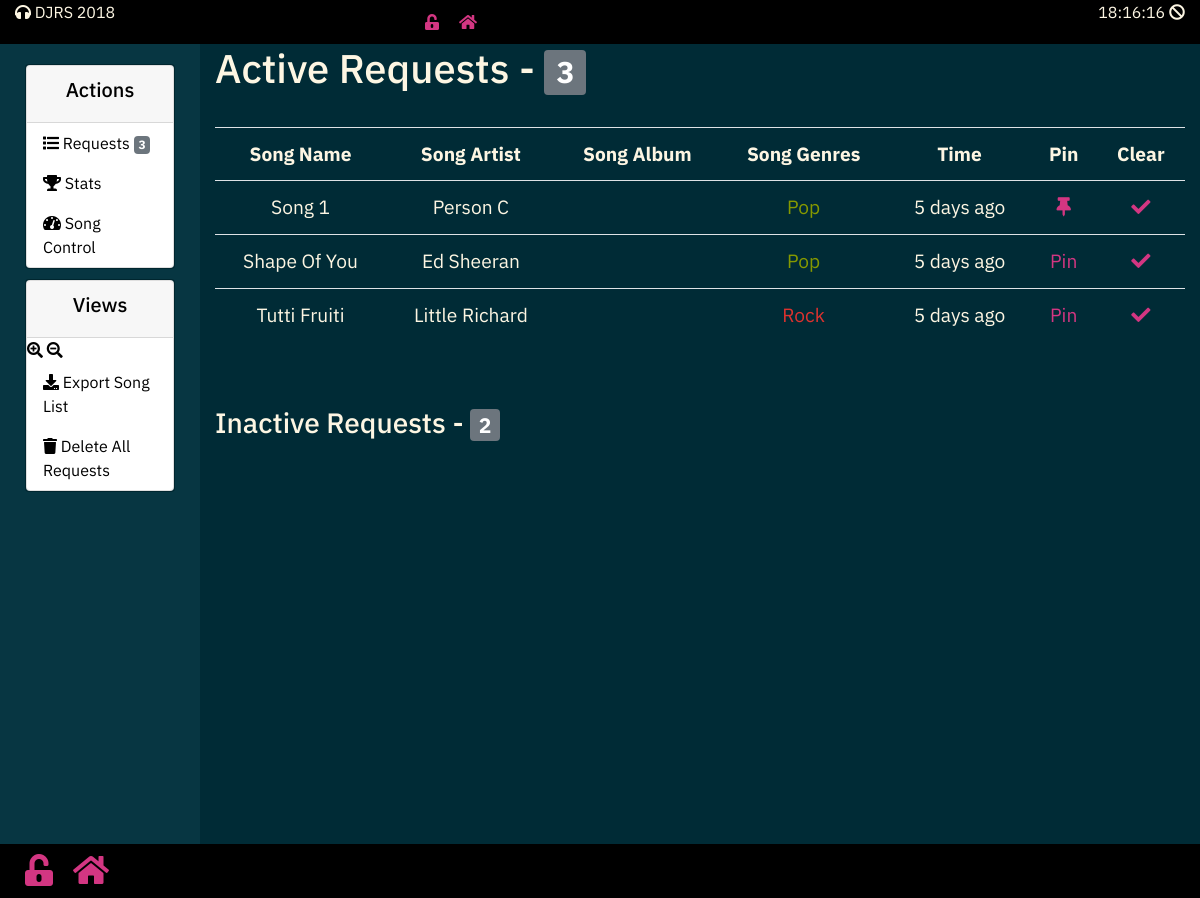
Page /admin/index.php on the earlier database version.
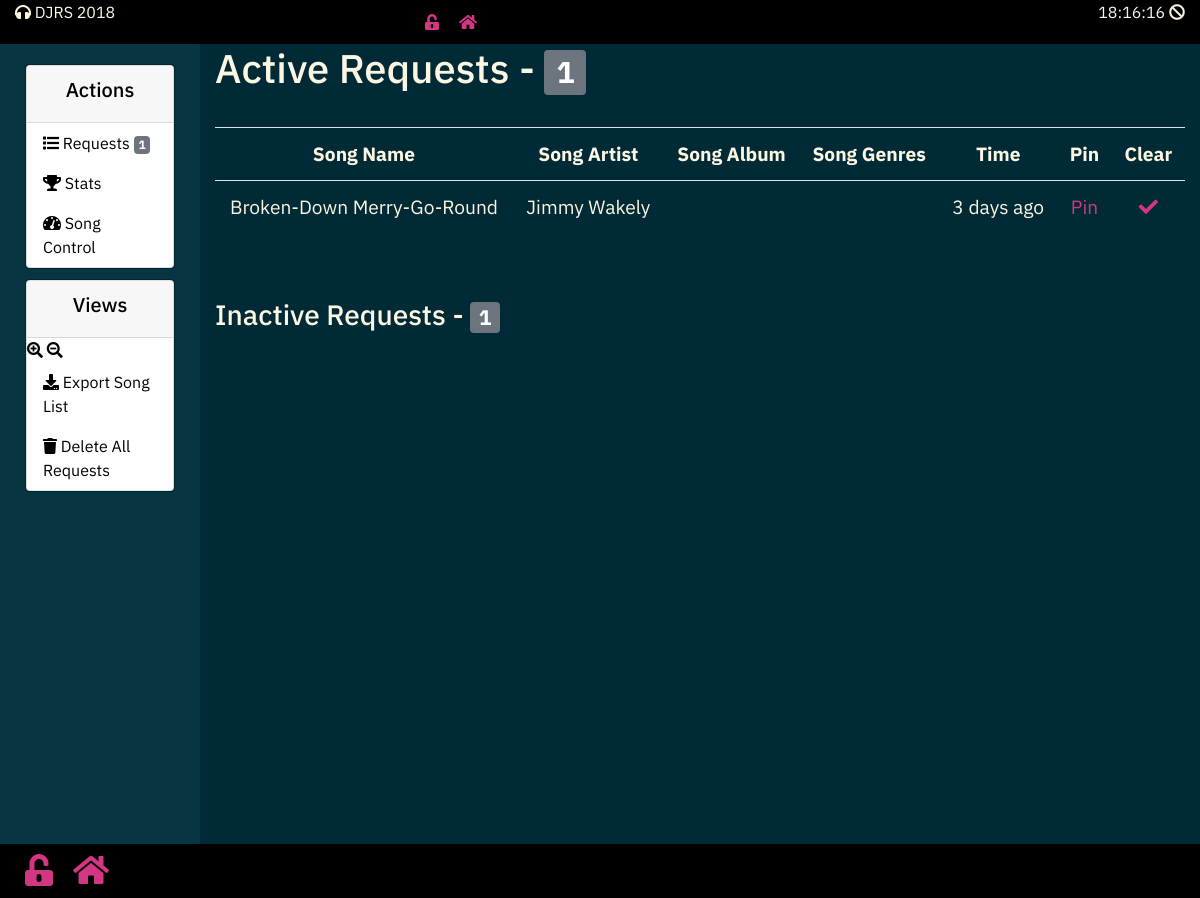
Same page on the later database version.
### tables this page shows
CREATE TABLE IF NOT EXISTS `requests` (
  `request_id` int(11) NOT NULL AUTO_INCREMENT COMMENT 'Request ID',
  `request_s_name` varchar(50) DEFAULT NULL COMMENT 'Song Name',
  `request_s_artist` varchar(50) NOT NULL COMMENT 'Song Artist',
  `request_s_album` varchar(50) DEFAULT NULL COMMENT 'Song Album',
  `request_s_genre` varchar(15) NOT NULL COMMENT 'Song Genre',
  `request_active` tinyint(1) NOT NULL DEFAULT '1' COMMENT 'Active Request',
  `request_pinned` tinyint(1) NOT NULL DEFAULT '0' COMMENT 'Is the request Pinned?',
  `request_time` timestamp NOT NULL DEFAULT CURRENT_TIMESTAMP COMMENT 'Time Requested',
  PRIMARY KEY (`request_id`)
);

### config/DBConfig.php (called while the page is built, shortened)
 <?php
$environment = LOCAL;
?>

### partials/_requests.php (the view, shortened to what the changed rows need)
<h1>Active Requests - <span class="badge badge-secondary"><?php echo countRequestsActive($db); ?></span></h1>
<br>
<?php
$activesql = "SELECT * FROM requests WHERE request_active = 1 ORDER BY request_time ASC";
if($result = mysqli_query($mysqli, $activesql)){
    if(mysqli_num_rows($result) > 0){
      ?>
        <table id='myTable2' style='font-size: 120%;' class='table table-hover'>
            <tr>
                <th class='text-center'>Song Name</th>
                <th class='text-center'>Song Artist</th>
                <th class='text-center'>Song Album</th>
                <th class='text-center'>Song Genres</th>
                <th class='text-center'>Time</th>
                <th class='text-center'>Pin</th>
                <th class='text-center'>Clear</th>
            </tr>
    <?php
        while($row = mysqli_fetch_array($result)){
          $RequestID = $row['request_id'];
          $Time = $row['request_time'];
            echo "<tr>";
                echo "<td class='text-center'>" . $row['request_s_name'] . "</td>";
                echo "<td class='text-center'>" . $row['request_s_artist'] . "</td>";
                echo "<td class='text-center'>" . $row['request_s_album'] . "</td>";
                echo "<td class='text-center colourCell" . $row['request_s_genre'] . "'>" . $row['request_s_genre'] . "</td>";
                echo "<td class='text-center' title='" . $row['request_time'] . "'>" . nicetime($Time) . "</td>";
                echo "<td class='text-center'><a href='". $_SERVER['PHP_SELF'] . "?pin_song=" . $RequestID . "'>" . isPinned($db, $RequestID) ."</a></td>";
                echo "<td class='text-center'><a href='". $_SERVER['PHP_SELF'] . "?clear_song=" . $RequestID . "'><i class='fas fa-check'></i></a></td>";
            echo "</tr>";
        }
        echo "</table>";
    } else {
        echo "No active requests were found.";
    }
} else {
  SQLError($mysqli);
}
?>
<br>
<br>
<h3>Inactive Requests - <span class="badge badge-secondary"><?php echo countRequestsInActive($db); ?></span></h3>

### partials/_action_blocks.php (shortened to what the changed rows need)
<div class="card action_block">
  <div class="card">
    <ul class="nav flex-column">
      <li class="nav-item"><a class="nav-link" href="<?php echo $environment; ?>admin/index.php"><i class="fas fa-list"></i> Requests <span class="badge badge-secondary"><?php echo countRequestsActive($db); ?></span></a></li>
    </ul>
  </div>
</div>

### functions/functions.php (shortened to what the changed rows need)
<?php
function nicetime($date)
{
    $periods = array("second", "minute", "hour", "day", "week", "month", "year", "decade");
    $lengths = array("60","60","24","7","4.35","12","10");
    $now = time();
    $unix_date = strtotime($date);
    if ($now > $unix_date) {
        $difference = $now - $unix_date;
        $tense = "ago";
    } else {
        $difference = $unix_date - $now;
        $tense = "from now";
    }
    for ($j = 0; $difference >= $lengths[$j] && $j < count($lengths)-1; $j++) {
        $difference /= $lengths[$j];
    }
    $difference = round($difference);
    if ($difference != 1) {
        $periods[$j].= "s";
    }
    return "$difference $periods[$j] {$tense}";
}
function isPinned($db, $RequestID) {
  $check = "SELECT * FROM requests WHERE request_id = $RequestID";
  $result = mysqli_query($db, $check);
  $rs = mysqli_fetch_array($result);
  $value = $rs['request_pinned'];
  if ($value == 1) {
    return "<i class='fas fa-thumbtack'></i>";
  } else if ($value == 0) {
    return "Pin";
  }
}
function countRequestsActive($db) {
  $query = "SELECT COUNT(*) FROM requests WHERE request_active = 1";
  $result = mysqli_query($db, $query);
  $rows = mysqli_fetch_row($result);
  return $rows[0];
}
function countRequestsInActive($db) {
  $query = "SELECT COUNT(*) FROM requests WHERE request_active = 0";
  $result = mysqli_query($db, $query);
  $rows = mysqli_fetch_row($result);
  return $rows[0];
}

Differences in the rows shown:
no longer on this page (row edited): requests: request_s_name "Song 1", request_s_artist "Person C", request_s_genre "Pop", request_time "5 days ago", request_pinned 1 (drawn)
removed requests: request_s_name "Shape Of You", request_s_artist "Ed Sheeran", request_s_genre "Pop", request_time "5 days ago", isPinned($db, $RequestID) "Pin"
removed requests: request_s_name "Tutti Fruiti", request_s_artist "Little Richard", request_s_genre "Rock", request_time "5 days ago", isPinned($db, $RequestID) "Pin"
now on this page (row edited): requests: request_s_name "Broken-Down Merry-Go-Round", request_s_artist "Jimmy Wakely", request_time "3 days ago", isPinned($db, $RequestID) "Pin"
Other differences:
countRequestsActive($db): "3" → "1"
countRequestsInActive($db): "2" → "1"
